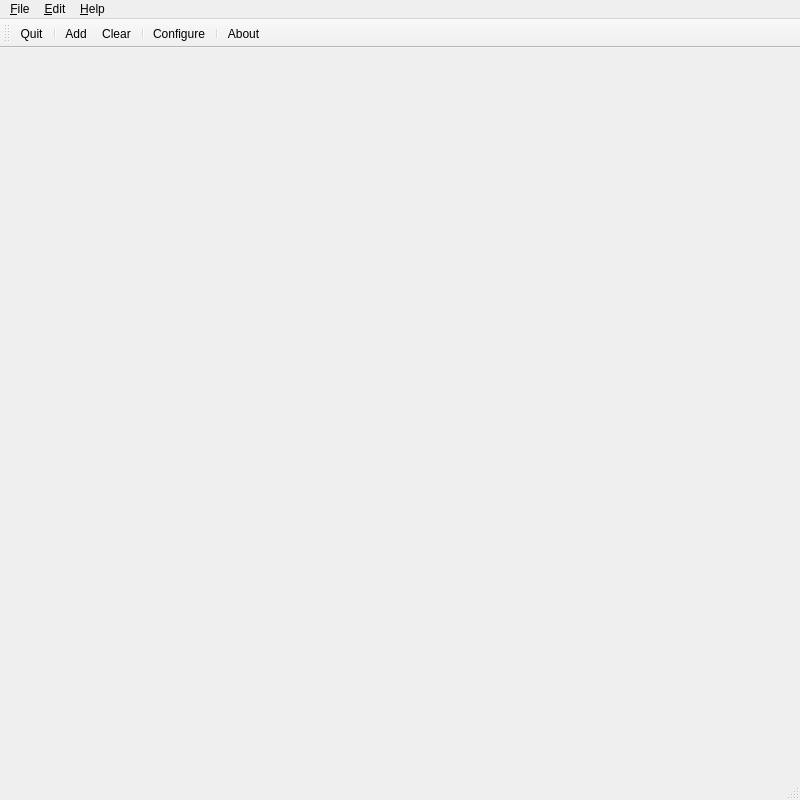
<?xml version="1.0" encoding="UTF-8"?>
<ui version="4.0">
 <class>MainWindow</class>
 <widget class="QMainWindow" name="MainWindow">
  <property name="geometry">
   <rect>
    <x>0</x>
    <y>0</y>
    <width>800</width>
    <height>800</height>
   </rect>
  </property>
  <property name="windowTitle">
   <string>midisnoop</string>
  </property>
  <widget class="QTableView" name="centralWidget">
   <property name="horizontalScrollBarPolicy">
    <enum>Qt::ScrollBarAsNeeded</enum>
   </property>
   <property name="editTriggers">
    <set>QAbstractItemView::CurrentChanged|QAbstractItemView::SelectedClicked</set>
   </property>
   <property name="alternatingRowColors">
    <bool>false</bool>
   </property>
   <property name="selectionMode">
    <enum>QAbstractItemView::SingleSelection</enum>
   </property>
   <property name="verticalScrollMode">
    <enum>QAbstractItemView::ScrollPerPixel</enum>
   </property>
   <property name="horizontalScrollMode">
    <enum>QAbstractItemView::ScrollPerPixel</enum>
   </property>
   <attribute name="horizontalHeaderDefaultSectionSize">
    <number>150</number>
   </attribute>
   <attribute name="horizontalHeaderStretchLastSection">
    <bool>true</bool>
   </attribute>
   <attribute name="verticalHeaderVisible">
    <bool>true</bool>
   </attribute>
  </widget>
  <widget class="QMenuBar" name="menubar">
   <property name="geometry">
    <rect>
     <x>0</x>
     <y>0</y>
     <width>800</width>
     <height>23</height>
    </rect>
   </property>
   <widget class="QMenu" name="menuFile">
    <property name="title">
     <string>&amp;File</string>
    </property>
    <addaction name="quitAction"/>
   </widget>
   <widget class="QMenu" name="menuEdit">
    <property name="title">
     <string>&amp;Edit</string>
    </property>
    <addaction name="addAction"/>
    <addaction name="clearAction"/>
    <addaction name="separator"/>
    <addaction name="configureAction"/>
   </widget>
   <widget class="QMenu" name="menuHelp">
    <property name="title">
     <string>&amp;Help</string>
    </property>
    <addaction name="aboutAction"/>
   </widget>
   <addaction name="menuFile"/>
   <addaction name="menuEdit"/>
   <addaction name="menuHelp"/>
  </widget>
  <widget class="QStatusBar" name="statusbar"/>
  <widget class="QToolBar" name="toolBar">
   <property name="windowTitle">
    <string>toolBar</string>
   </property>
   <property name="iconSize">
    <size>
     <width>16</width>
     <height>16</height>
    </size>
   </property>
   <property name="toolButtonStyle">
    <enum>Qt::ToolButtonTextUnderIcon</enum>
   </property>
   <attribute name="toolBarArea">
    <enum>TopToolBarArea</enum>
   </attribute>
   <attribute name="toolBarBreak">
    <bool>false</bool>
   </attribute>
   <addaction name="quitAction"/>
   <addaction name="separator"/>
   <addaction name="addAction"/>
   <addaction name="clearAction"/>
   <addaction name="separator"/>
   <addaction name="configureAction"/>
   <addaction name="separator"/>
   <addaction name="aboutAction"/>
  </widget>
  <action name="addAction">
   <property name="icon">
    <iconset resource="resources.qrc">
     <normaloff>:/midisnoop/images/16x16/add.png</normaloff>:/midisnoop/images/16x16/add.png</iconset>
   </property>
   <property name="text">
    <string>Add</string>
   </property>
   <property name="toolTip">
    <string>Add a MIDI message to send.</string>
   </property>
   <property name="shortcut">
    <string>Ctrl+D</string>
   </property>
  </action>
  <action name="clearAction">
   <property name="icon">
    <iconset resource="resources.qrc">
     <normaloff>:/midisnoop/images/16x16/clear.png</normaloff>:/midisnoop/images/16x16/clear.png</iconset>
   </property>
   <property name="text">
    <string>Clear</string>
   </property>
   <property name="toolTip">
    <string>Clear MIDI messages.</string>
   </property>
   <property name="shortcut">
    <string>Ctrl+L</string>
   </property>
  </action>
  <action name="quitAction">
   <property name="icon">
    <iconset resource="resources.qrc">
     <normaloff>:/midisnoop/images/16x16/quit.png</normaloff>:/midisnoop/images/16x16/quit.png</iconset>
   </property>
   <property name="text">
    <string>Quit</string>
   </property>
   <property name="toolTip">
    <string>Quit this application.</string>
   </property>
   <property name="shortcut">
    <string>Ctrl+Q</string>
   </property>
  </action>
  <action name="configureAction">
   <property name="icon">
    <iconset resource="resources.qrc">
     <normaloff>:/midisnoop/images/16x16/configure.png</normaloff>:/midisnoop/images/16x16/configure.png</iconset>
   </property>
   <property name="text">
    <string>Configure</string>
   </property>
   <property name="toolTip">
    <string>Configure midisnoop.</string>
   </property>
   <property name="shortcut">
    <string>Ctrl+O</string>
   </property>
  </action>
  <action name="aboutAction">
   <property name="icon">
    <iconset resource="resources.qrc">
     <normaloff>:/midisnoop/images/16x16/information.png</normaloff>:/midisnoop/images/16x16/information.png</iconset>
   </property>
   <property name="text">
    <string>About</string>
   </property>
   <property name="toolTip">
    <string>About midisnoop.</string>
   </property>
   <property name="shortcut">
    <string>Ctrl+A</string>
   </property>
  </action>
 </widget>
 <resources>
  <include location="resources.qrc"/>
 </resources>
 <connections/>
</ui>
